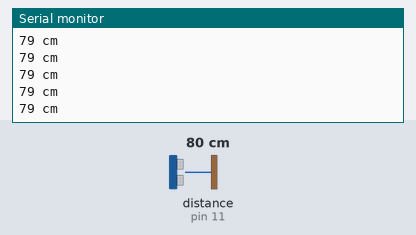
This sketch was run on a simulated Arduino Mega 2560, built with avr-gcc and run on an emulated ATmega2560. On the bench: the last lines printed to the serial monitor. Wiring (inferred from the names in the program): ultrasonic range finder: trigger pin 12; echo pin 11. Inputs (shaded band) come from the test bench; at power-on: distance to the obstacle (sensor on pin 11) 80 cm. The echo pulse lasts 58.3 µs per cm.

Above: at 1.2 s.
1.3 s: distance to the obstacle (sensor on pin 11) set to 2 cm
At 1.71 s:
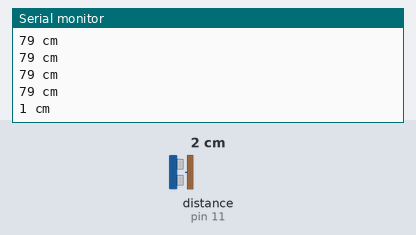
2.8 s: distance to the obstacle (sensor on pin 11) set to 4 cm
At 2.97 s:
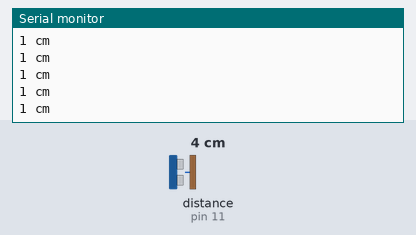
Timing chart, 0 to 5.8 s (numbered marks = the images above; inputs shaded):
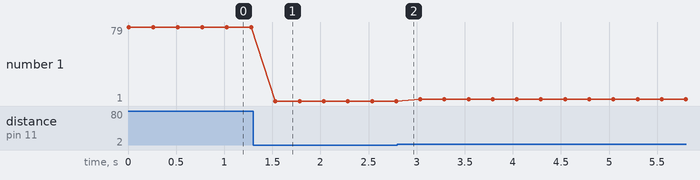

The sketch:

tmi09_Ultrasonic-Sensor.ino
```cpp
// Description: Continuously prints the distance measured
// by an ultrasonic sensor to the Serial Monitor
// hardware from elegoo Mega Ultimate Starter Kit Lesson 10

// Pins
const int TRIGGER = 12;
const int ECHO = 11;


// ----- 09A Without Library ------
long duration, cm;

void setup(){
  Serial.begin(9600);
  pinMode(TRIGGER, OUTPUT);
  pinMode(ECHO, INPUT);
}

void loop(){
  // Trigger the sensor by a HIGH pulse of >10us -- note MICROseconds
  digitalWrite(TRIGGER, LOW); // write LOW first for a clean HIGH pulse
  delayMicroseconds(5);
  digitalWrite(TRIGGER, HIGH);
  delayMicroseconds(10);
  digitalWrite(TRIGGER, LOW);

  // Read the signal from the ECHO pin
  // pinMode(ECHO, INPUT); // commented out
  duration = pulseIn(ECHO, HIGH); // builtin Arduino function; returns microseconds

  // Microseconds to Distance Formula:
  // distance = 1/2 * (duration * k_speed-of-sound-in-air)
  // k = 343 m/s (at T=20C) = 0.0343 cm/us
  cm = (duration/2) * 0.0343;

  Serial.print(cm);
  Serial.println(" cm");
  delay(250);
}

// ----- 09B Using SR04 Library ------
/*
#include "SR04.h"

// Constants
long a;

// Other Variables
SR04 sr04 = SR04(ECHO, TRIGGER);

void setup() {
  Serial.begin(9600);
  delay(1000);

}

void loop() {
  a = sr04.Distance();
  Serial.print(a);
  Serial.println(" cm");
  delay(1000);
}
*/

// ----- 09C With NewPing Library ------
/*
#include <NewPing.h>
const int MAX_DISTANCE = 200;

NewPing sonar(TRIGGER, ECHO, MAX_DISTANCE);

void setup(){
  Serial.begin(9600);
}

void loop(){
  delay(1000);
  unsigned int distance = sonar.ping_cm();
  Serial.print(distance);
  Serial.println("cm");
}
*/
```

SR04.cpp
```cpp
#include "SR04.h"

SR04::SR04(int echoPin, int triggerPin) {
    _echoPin = echoPin;
    _triggerPin = triggerPin;
    pinMode(_echoPin, INPUT);
    pinMode(_triggerPin, OUTPUT);
    _autoMode = false;
    _distance = 999;
}


long SR04::Distance() {
    long d = 0;
    _duration = 0;
    digitalWrite(_triggerPin, LOW);
    delayMicroseconds(2);
    digitalWrite(_triggerPin, HIGH);
    delayMicroseconds(10);
    digitalWrite(_triggerPin, LOW);
    delayMicroseconds(2);
    _duration = pulseIn(_echoPin, HIGH, PULSE_TIMEOUT);
    d = MicrosecondsToCentimeter(_duration);
    delay(25);
    return d;
}

long SR04::DistanceAvg(int wait, int count) {
    long min, max, avg, d;
    min = 999;
    max = 0;
    avg = d = 0;

    if (wait < 25) {
        wait = 25;
    }

    if (count < 1) {
        count = 1;
    }

    for (int x = 0; x < count + 2; x++) {
        d = Distance();

        if (d < min) {
            min = d;
        }

        if (d > max) {
            max = d;
        }

        avg += d;
    }

    // substract highest and lowest value
    avg -= (max + min);
    // calculate average
    avg /= count;
    return avg;
}

void SR04::Ping() {
    _distance = Distance();
}

long SR04::getDistance() {
    return _distance;
}

long SR04::MicrosecondsToCentimeter(long duration) {
    long d = (duration * 100) / 5882;
    //d = (d == 0)?999:d;
    return d;
}
```

SR04.h
```cpp
#ifndef SR04_H
#define SR04_H

#if defined(ARDUINO) && ARDUINO >= 100
	#include "Arduino.h"
#else
	#include "WProgram.h"
#endif
//#include "pins_arduino.h"

#include <inttypes.h>

#define PULSE_TIMEOUT 150000L	// 100ms
#define DEFAULT_DELAY 10
#define DEFAULT_PINGS 5
class SR04 {
public:

	/**
	* Constructor
	* Ultrasonic sensor SR04, four connections pins
	* VCC, ECHO, TRIGGER, GND
	* <br>
	* \param echoPin digital INPUT-Pin for measuring distance
	* \param triggerPin if 10us high a trigger signal is generated from
	*					SR04
	*
	* \return void
	*/
	SR04(int echoPin, int triggerPin);

	/**
	* Do a measurment for this sensor. Return distance as long
	* in centimenter
	* \return long distance in centimeter
	*/
	long Distance();

	/**
	* Do count measurents and calculate the average.
	* To avoid defilement from ow/high peaks, min/max values
	* are substracted from the average
	*
	* \param wait delay between measurements, default = DEFAULT_DELAY/ms
	* \param count number of measurements, default DEFAULT_PINGS
	* \return long distance in centimeter
	**/
	long DistanceAvg(int wait=DEFAULT_DELAY, int count=DEFAULT_PINGS);

	/**
	* Do only a ping. Get result with methode getDistance()
	*
	* \param keine
	*/
	void Ping() ;

	/**
	* return latest distance. Methode Ping() should be called before
	* \param keine
	* \return Distanz in Zentimeter
	*/
	long getDistance();


private:
	/**
	* Do the measurement calculation and return result in centimeter
	* SR04 measure echo time to obstacle and return way.
	* <br>
	* Sound travels with 340m/sec
	* <br>
	* Example: Obstace 100cm away from SR04. Measure time is 100cm to
	* obstacle and 100cm return = 200cm
	* <br>
	* 1sec = 1000ms = 1.000.000uS
	* 1.000.000 / 340 = Distance in microseconds for 100cm
	* 2941uS fuer 100cm = 5882 uS fuer 200cm
	*
	* duration / 5882 * 100 = distance in cm
	*/
	long MicrosecondsToCentimeter(long duration);

	long _currentDistance;
	int _echoPin, _triggerPin;
	long _duration, _distance;
	bool _autoMode;
};
#endif
```

Measured:
- after the input at 1.3 s, the serial monitor: prints a new line after 0.23 s (image 1)
- plotted number 1: 79 → 1 after the input at 1.3 s, 1 → 3 after the input at 2.8 s
